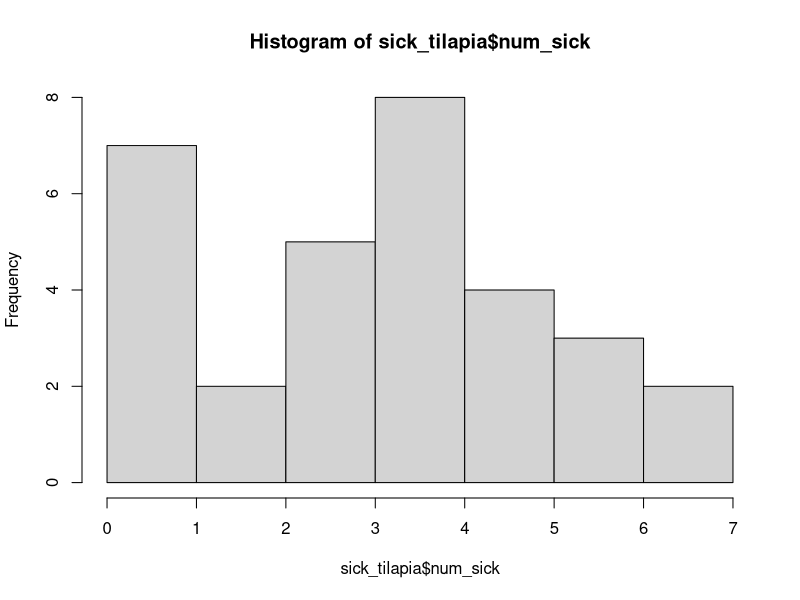
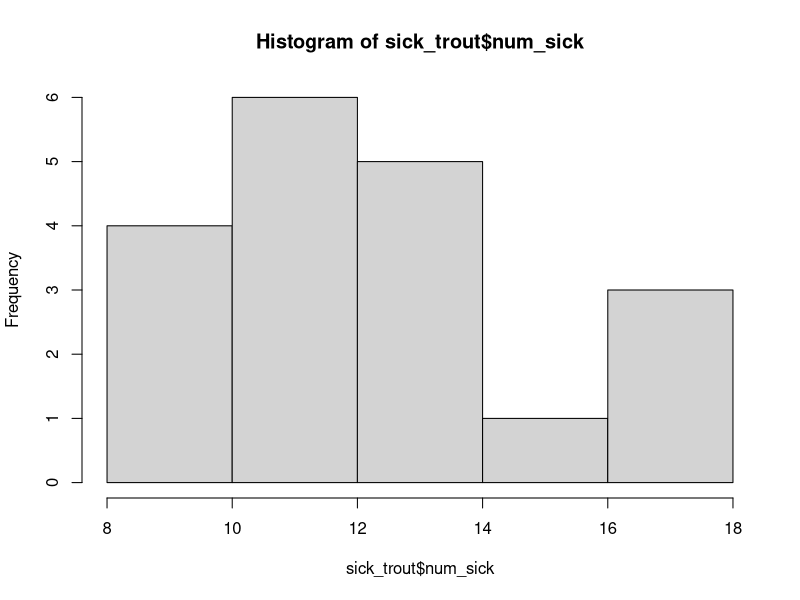
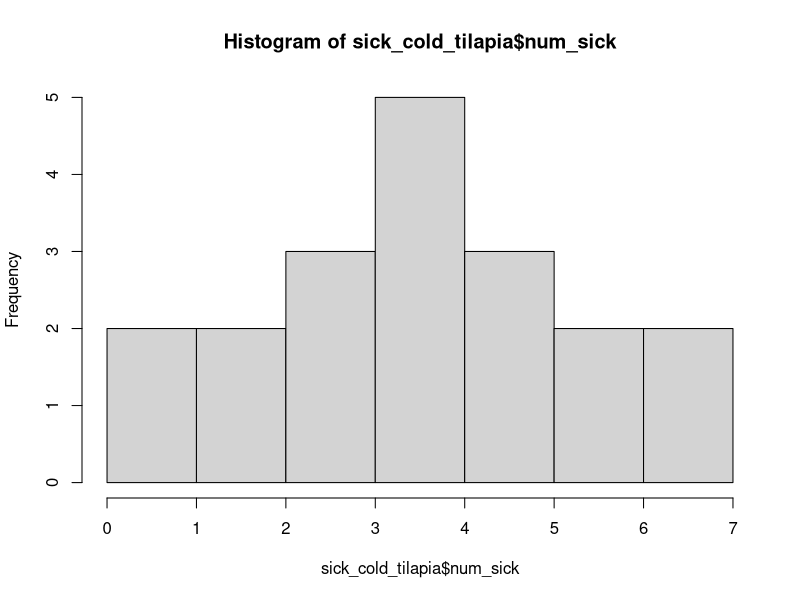
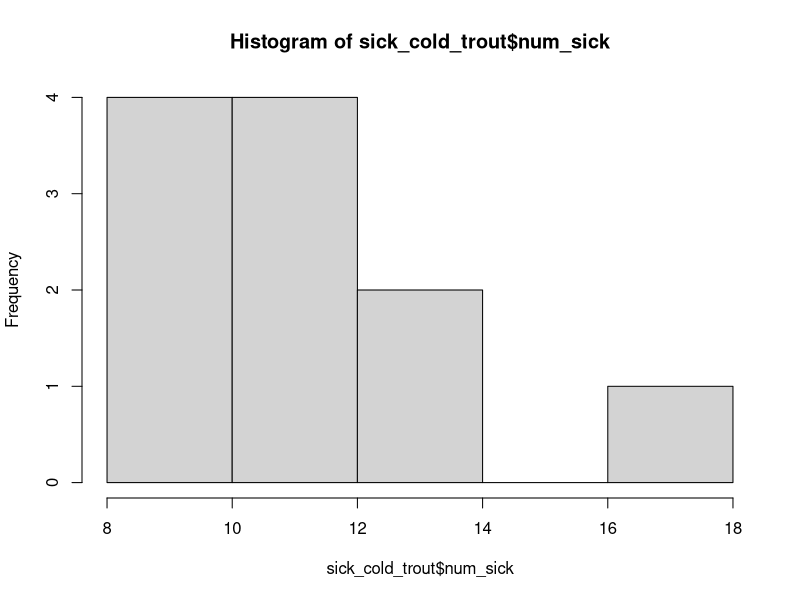

Write R code to recreate these figures, in order.
## ---- chunk 1
knitr::opts_chunk$set(echo = TRUE)
## ---- chunk 2
library(tidyverse)

sick_fish <- read_csv("../data/fish_sick_data.csv")
head(sick_fish)
## ---- chunk 3
c_to_f <- function(c = NULL){
  f <- (c * (9/5)) + 32
  return(f)
}

sick_fish <- sick_fish %>% 
  mutate(avg_daily_tempF = c_to_f(avg_daily_temp))
## ---- chunk 4
sick_fish %>%
  group_by(species) %>%
  summarize(mean_sick = mean(num_sick),
            mean_perc = mean(num_sick/num_fish), 
            n = n()) # counts
## ---- chunk 5
sick_tilapia <- sick_fish %>% 
  filter(species == "tilapia")
sick_trout <- sick_fish %>% 
  filter(species == "trout")
## ---- chunk 6
hist(sick_tilapia$num_sick)
hist(sick_trout$num_sick)
## ---- chunk 7
sick_cold_tilapia <- sick_tilapia %>% 
  filter(avg_daily_tempF < 75)
sick_cold_trout <- sick_trout %>% 
  filter(avg_daily_tempF < 59)

mean(sick_tilapia$num_sick)
mean(sick_cold_tilapia$num_sick)

mean(sick_trout$num_sick)
mean(sick_cold_trout$num_sick)

hist(sick_cold_tilapia$num_sick)
hist(sick_cold_trout$num_sick)
